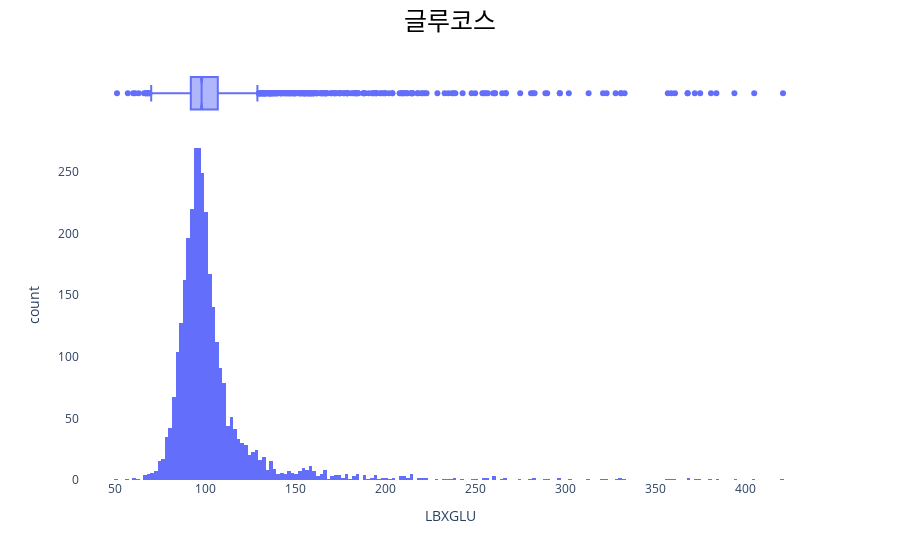

Write notebook code for a chart like this one.
### Markdown cell above
### 3. Make a Graph

### Code cell
# histogram of glucose
fig = px.histogram(m, x="LBXGLU", marginal='box')
fig.update_layout(title_text="글루코스",
                  title_x = 0.5,
                  title_xanchor = 'center',
                  title_font_size = 25,
                  title_font_color = 'black',
                  title_font_family = 'NanumSquare',
                  plot_bgcolor='#ffffff')
fig.show()

### Figure 1 — Plotly figure (JSON) as saved in the notebook; plotly's stock layout.template omitted (floating-point values rounded to 4 significant figures; data arrays with more than 128 entries replaced by an {"elided": "..."} marker saying what was removed)
{"data": [{"alignmentgroup": "True", "bingroup": "x", "hovertemplate": "LBXGLU=%{x}<br>count=%{y}<extra></extra>", "legendgroup": "", "marker": {"color": "#636efa", "pattern": {"shape": ""}}, "name": "", "offsetgroup": "", "orientation": "v", "showlegend": false, "type": "histogram", "x": {"elided": "10175 int values"}, "xaxis": "x", "yaxis": "y"}, {"alignmentgroup": "True", "hovertemplate": "LBXGLU=%{x}<extra></extra>", "legendgroup": "", "marker": {"color": "#636efa"}, "name": "", "notched": true, "offsetgroup": "", "showlegend": false, "type": "box", "x": {"elided": "10175 int values"}, "xaxis": "x2", "yaxis": "y2"}], "layout": {"barmode": "relative", "legend": {"tracegroupgap": 0}, "margin": {"t": 60}, "plot_bgcolor": "#ffffff", "title": {"font": {"color": "black", "family": "NanumSquare", "size": 25}, "text": "글루코스", "x": 0.5, "xanchor": "center"}, "xaxis": {"anchor": "y", "domain": [0, 1], "title": {"text": "LBXGLU"}}, "xaxis2": {"anchor": "y2", "domain": [0, 1], "matches": "x", "showgrid": true, "showticklabels": false}, "yaxis": {"anchor": "x", "domain": [0, 0.8316], "title": {"text": "count"}}, "yaxis2": {"anchor": "x2", "domain": [0.8416, 1], "matches": "y2", "showgrid": false, "showline": false, "showticklabels": false, "ticks": ""}}}
